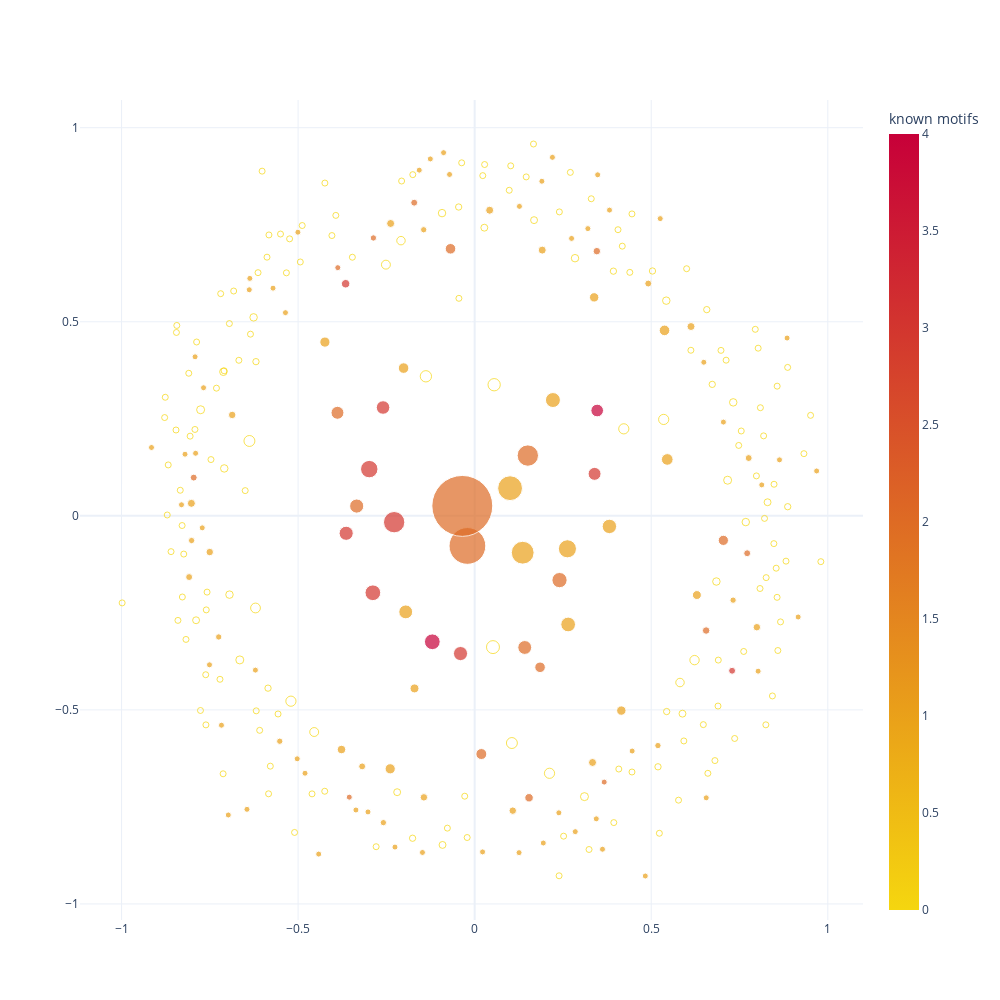

The notebook cell saved with this chart:
### Markdown cell above
## Aggregated Clique Layout + Number of found motifs

### Code cell
clique_motif_frame['joined_sequences'] = [
    ','.join(x) for x in clique_motif_frame.sequences
]


clique_motif_frame['joined_epitopes'] = [
    ','.join([i.split("::")[-1].replace("[Plasmodium_falciparum_3D7]", "") for i in x]) for x in clique_motif_frame.sseqid
]

fig = go.Figure()

tr = go.Scatter(
    x = clique_motif_frame.agg_x,
    y = clique_motif_frame.agg_y,
    mode = 'markers',
    marker = dict(
        size = clique_motif_frame.membership,
        color = clique_motif_frame.num_known,
        sizemode = 'area',
        sizeref=100*max(clique_motif_frame.num_known)/(40.**2),
        sizemin = 3,
        symbol = [0 if x > 0 else 100 for x in clique_motif_frame.num_known],
        colorbar = dict(title = 'known motifs'),
        colorscale = ["#f5d60f", "#C70039"]    
    ),
    customdata = clique_motif_frame[['clique_idx', 'joined_sequences', 'joined_epitopes']].values,
    hovertemplate = 
        '<b>Clique Number</b> : %{customdata[0]}<br>' +
        "<b>Membership</b> : %{marker.size}<br>" +
        '<b>Motifs</b> : %{customdata[1]}</b><br>' +
        "<extra><b>Known Epitopes</b> : %{customdata[2]}<br></extra>",
)

fig.add_trace(tr)


fig.update_layout(
    height = 1000, width = 1000,
    hoverlabel = dict(font=dict(color='white'))
)

fig.write_html("../figures/enriched_set_clique_motifs/clique_scatter.html")
fig

### Figure 1 — Plotly figure (JSON) as saved in the notebook; plotly's stock layout.template omitted (floating-point values rounded to 4 significant figures; data arrays with more than 128 entries replaced by an {"elided": "..."} marker saying what was removed)
{"data": [{"customdata": {"elided": "293x3 mixed values"}, "hovertemplate": "<b>Clique Number</b> : %{customdata[0]}<br><b>Membership</b> : %{marker.size}<br><b>Motifs</b> : %{customdata[1]}</b><br><extra><b>Known Epitopes</b> : %{customdata[2]}<br></extra>", "marker": {"color": {"elided": "293 int values"}, "colorbar": {"title": {"text": "known motifs"}}, "colorscale": [[0, "#f5d60f"], [1, "#C70039"]], "size": {"elided": "293 int values"}, "sizemin": 3, "sizemode": "area", "sizeref": 0.25, "symbol": {"elided": "293 int values"}}, "mode": "markers", "type": "scatter", "x": {"elided": "293 float values"}, "y": {"elided": "293 float values"}}], "layout": {"height": 1000, "hoverlabel": {"font": {"color": "white"}}, "width": 1000}}
